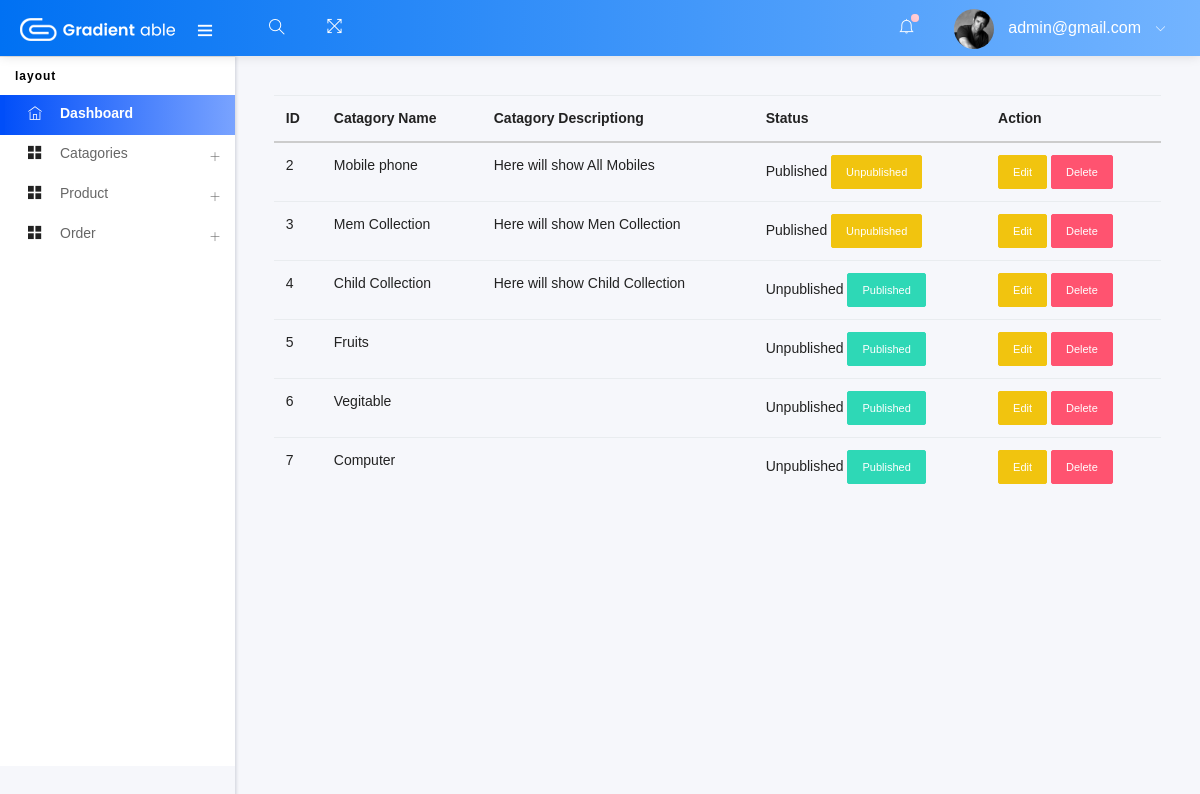
The app's page /admin/manage_cata.php (signed in), older data.
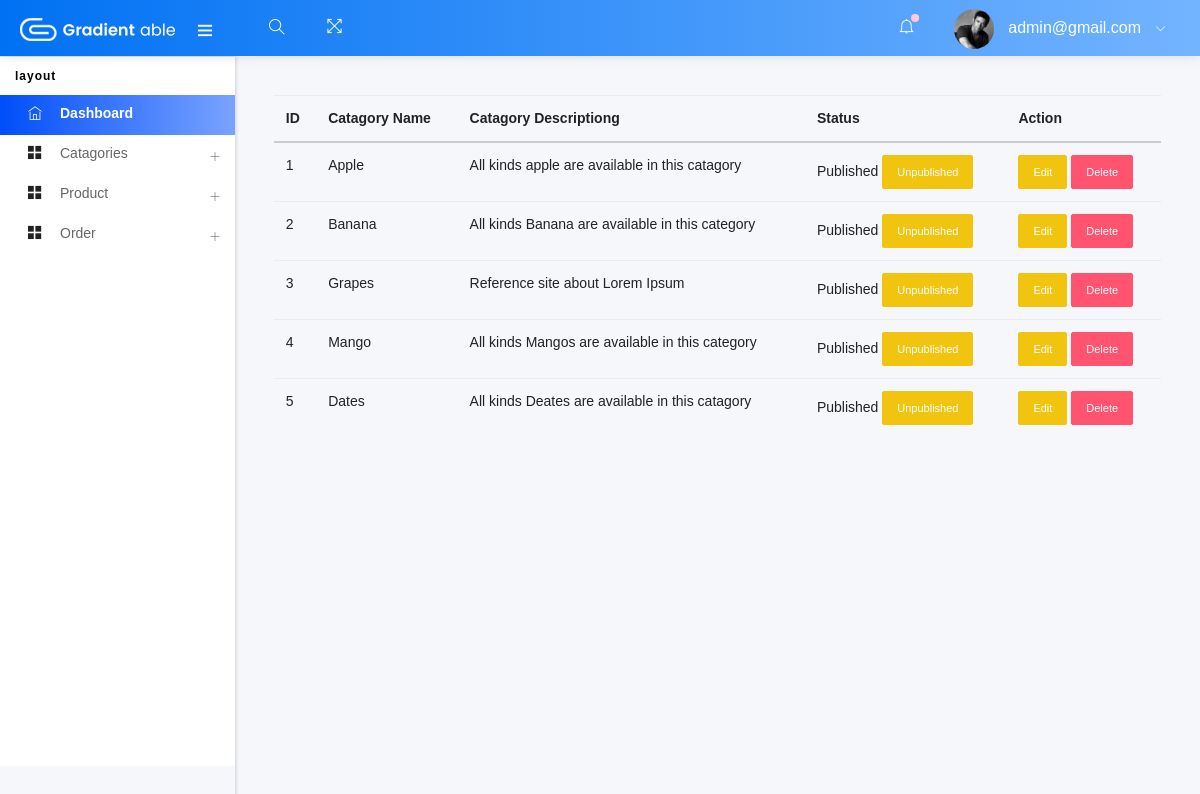
The same page, newer data.
### tables this page shows
CREATE TABLE `catagory` (
  `ctg_id` int(11) NOT NULL,
  `ctg_name` varchar(60) NOT NULL,
  `ctg_des` varchar(150) NOT NULL,
  `ctg_status` tinyint(3) NOT NULL
);

### admin/manage_cata.php (called while the page is built)
<?php
    $views = "manage-cata";
    include ("template.php");
?>

### admin/class/adminback.php (called while the page is built, shortened)
<?php
class  adminback
{
    private $connection;
    function __construct()
    {
        $dbhost = "localhost";
        $dbuser = "root";
        $dbpass = "";
        $dbname = "ecommerce";
        $this->connection = mysqli_connect($dbhost, $dbuser, $dbpass, $dbname);
    }
     function display_catagory(){
        $query = "SELECT * FROM `catagory`";
        if(mysqli_query($this->connection, $query)){
            $ctg_info = mysqli_query($this->connection, $query);
            return $ctg_info;
        }
    }
}

### admin/views/manage_cata_view.php (the view, shortened to what this page needs)
<?php
    $catagories = $obj-> display_catagory();
?>
<div >
    <table class="table">
        <thead>
            <tr>
                <th>ID</th>
                <th>Catagory Name</th>
                <th>Catagory Descriptiong</th>
                <th>Status</th>
                <th>Action</th>
            </tr>
        </thead>
        <tbody>
           <?php while($ctg = mysqli_fetch_assoc($catagories)){ ?>
            <tr>
                <td><?php echo $ctg['ctg_id'] ?></td>
                <td><?php echo $ctg['ctg_name'] ?></td>
                <td><?php echo $ctg['ctg_des'] ?></td>
                <td>
                    <?php
                    if($ctg['ctg_status']==0)
                    {echo "Unpublished";
                         ?>
                         <a href="?status=published&&id=<?php echo $ctg['ctg_id'] ?>" class="btn btn-sm btn-success">Published</a>
                        <?php
                    }
                    else{echo "Published";
                    ?>
                     <a href="?status=unpublished&&id=<?php echo $ctg['ctg_id'] ?>" class="btn btn-sm btn-warning">Unpublished</a>
                        <?php
                    }
                    ?>
                </td>
                <td>
                    <a href="edit_cata.php?status=edit&&id=<?php echo $ctg['ctg_id'] ?>" class="btn btn-sm btn-warning">Edit</a>
                    <a href="?status=delete&&id=<?php echo $ctg['ctg_id'] ?>" class="btn btn-sm btn-danger">Delete</a>
                </td>
            </tr>
            <?php
                }
            ?>
        </tbody>
    </table>
</div>

### admin/includes/head.php (shortened to what this page needs)
<!DOCTYPE html>
<html lang="en">
<head>
      <link rel="stylesheet" type="text/css" href="assets/css/bootstrap/css/bootstrap.min.css">
      <link rel="stylesheet" type="text/css" href="assets/icon/themify-icons/themify-icons.css">
	  <link rel="stylesheet" type="text/css" href="assets/icon/font-awesome/css/font-awesome.min.css">
      <link rel="stylesheet" type="text/css" href="assets/icon/icofont/css/icofont.css">
      <link rel="stylesheet" type="text/css" href="assets/css/style.css">
      <link rel="stylesheet" type="text/css" href="assets/css/jquery.mCustomScrollbar.css">
  </head>

### admin/template.php (shortened to what this page needs)
<?php
    include("class/adminback.php");
    $obj= new adminback();
    $admin_email = $_SESSION['admin_email'];
?>
<?php
    include ("includes/head.php")
?>
  <body>
  <body>
    <div id="pcoded" class="pcoded">
        <div class="pcoded-container navbar-wrapper">
         <?php include_once ("includes/headernav.php") ?>
            <div class="pcoded-main-container">
                <div class="pcoded-wrapper">
                <?php include_once ("includes/sidenav.php") ?>
                    <div class="pcoded-content">
                        <div class="pcoded-inner-content">
                            <div class="main-body">
                                <div class="page-wrapper">
                                    <div class="page-body">
                                <?php
                                    if($views){
                                        if($views=="dashborad"){
                                            include ('views/dashborad_view.php');
                                        }elseif($views=="add-cata"){
                                            include ("views/add_cata_view.php");
                                        }elseif($views=="manage-cata"){
                                            include ("views/manage_cata_view.php");
                                        }elseif($views=="add-product"){
                                            include ("views/add_product_view.php");
                                        }elseif($views=="manage-product"){
                                            include ("views/manage_product_view.php");
                                        }elseif($views=="add-user"){
                                            include ("views/add_user_view.php");
                                        }elseif($views=="manage-user"){
                                            include ("views/manage_user_view.php");
                                        }elseif($views=="edit_cata"){
                                            include ("views/edit_cata_view.php");
                                        }elseif($views=="edit_product"){
                                            include ("views/edit_product_view.php");
                                        }elseif($views=="manage_order"){
                                            include ("views/manage_order_view.php");
                                        }
                                    }
                                ?>
                                </div>
                            </div>
                        </div>
                    </div>
                </div>
            </div>
        </div>
<?php
    include ("includes/script.php")
?>

### admin/includes/headernav.php (shortened to what this page needs)
<nav class="navbar header-navbar pcoded-header">
               <div class="navbar-wrapper">
                   <div class="navbar-logo">
                       <a class="mobile-menu" id="mobile-collapse" href="#!">
                           <i class="ti-menu"></i>
                       </a>
                       <a href="index.php">
                           <img class="img-fluid" src="assets/images/logo.png" alt="Theme-Logo" />
                       </a>
                   </div>
                   <div class="navbar-container container-fluid">
                       <ul class="nav-left">
                           <li class="header-search">
                               <div class="main-search morphsearch-search">
                                   <div class="input-group">
                                       <input type="text" class="form-control">
                                       <span class="input-group-addon search-btn"><i class="ti-search"></i></span>
                                   </div>
                               </div>
                           </li>
                           <li>
                               <a href="#!" onclick="javascript:toggleFullScreen()">
                                   <i class="ti-fullscreen"></i>
                               </a>
                           </li>
                       </ul>
                       <ul class="nav-right">
                           <li class="header-notification">
                               <a href="#!">
                                   <i class="ti-bell"></i>
                                   <span class="badge bg-c-pink"></span>
                               </a>
                           </li>
                           <li class="user-profile header-notification">
                               <a href="#!">
                                   <img src="assets/images/avatar-4.jpg" class="img-radius" alt="User-Profile-Image">
                                   <span> <?php echo $admin_email ?> </span>
                                   <i class="ti-angle-down"></i>
                               </a>
                           </li>
                       </ul>
                   </div>
               </div>
           </nav>

### admin/includes/sidenav.php (shortened to what this page needs)
<nav class="pcoded-navbar">
                        <div class="pcoded-inner-navbar main-menu">
                            <div class="pcoded-navigatio-lavel" data-i18n="nav.category.navigation">Layout</div>
                            <ul class="pcoded-item pcoded-left-item">
                                <li class="active">
                                    <a href="dashboard.php">
                                        <span class="pcoded-micon"><i class="ti-home"></i><b>D</b></span>
                                        <span class="pcoded-mtext" data-i18n="nav.dash.main">Dashboard</span>
                                    </a>
                                </li>
                                <li class="pcoded-hasmenu">
                                    <a href="javascript:void(0)">
                                        <span class="pcoded-micon"><i class="ti-layout-grid2-alt"></i></span>
                                        <span class="pcoded-mtext"  data-i18n="nav.basic-components.main">Catagories</span>
                                    </a>
                                </li>
                                <li class="pcoded-hasmenu">
                                    <a href="javascript:void(0)">
                                        <span class="pcoded-micon"><i class="ti-layout-grid2-alt"></i></span>
                                        <span class="pcoded-mtext"  data-i18n="nav.basic-components.main">Product</span>
                                    </a>
                                </li>
                                <li class="pcoded-hasmenu">
                                    <a href="javascript:void(0)">
                                        <span class="pcoded-micon"><i class="ti-layout-grid2-alt"></i></span>
                                        <span class="pcoded-mtext"  data-i18n="nav.basic-components.main">Order</span>
                                    </a>
                                </li>
                            </ul>
                        </div>
                    </nav>

### admin/includes/script.php (shortened to what this page needs)
</body>
</html>

Row changes from the older to the newer data that the page shows:
removed catagory: ctg_id "6", ctg_name "Vegitable"
removed catagory: ctg_id "7", ctg_name "Computer"
added catagory: ctg_id "1", ctg_name "Apple", ctg_des "All kinds apple are available in this catagory"
changed catagory id 2: ctg_name "Mobile phone" → "Banana"; ctg_des "Here will show All Mobiles" → "All kinds Banana are available in this category"
changed catagory id 3: ctg_name "Mem Collection" → "Grapes"; ctg_des "Here will show Men Collection" → "Reference site about Lorem Ipsum"
changed catagory id 4: ctg_name "Child Collection" → "Mango"; ctg_des "Here will show Child Collection" → "All kinds Mangos are available in this category"; ctg_status 0 → 1 (drawn)
changed catagory id 5: ctg_name "Fruits" → "Dates"; ctg_des (not shown) → "All kinds Deates are available in this catagory"; ctg_status 0 → 1 (drawn)
